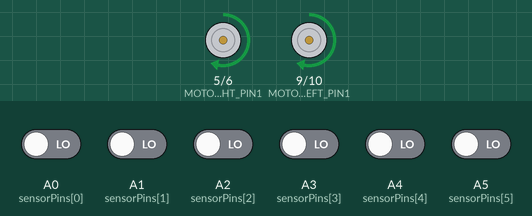
The sketch below on a simulated Arduino Nano, built with avr-gcc and run on an emulated ATmega328P. Parts: motor-driver pin pairs drawn as motors (green arrow = first pin HIGH = forward, orange = second pin HIGH = backward, longer = more drive). The test bench sets the inputs (shaded band); at power-on: A0 (sensorPins[0]), A1 (sensorPins[1]), A2 (sensorPins[2]), A3 (sensorPins[3]), A4 (sensorPins[4]), A5 (sensorPins[5]) LOW. What the sketch prints to the serial monitor is not drawn.

Above: at 6.2 s.
6.3 s: A0 (sensorPins[0]) driven HIGH
At 7.1 s:
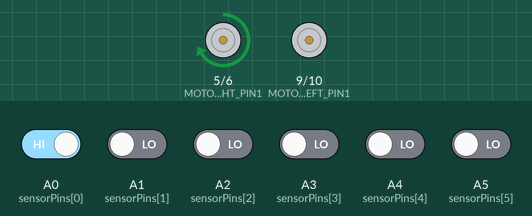
7.8 s: A5 (sensorPins[5]) driven HIGH
At 8.6 s:
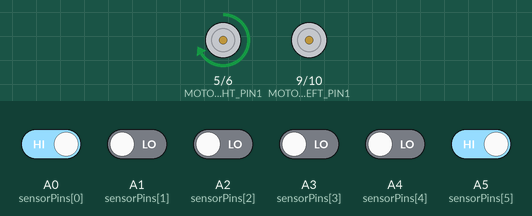
9.3 s: A0 (sensorPins[0]) driven LOW
At 10.4 s:
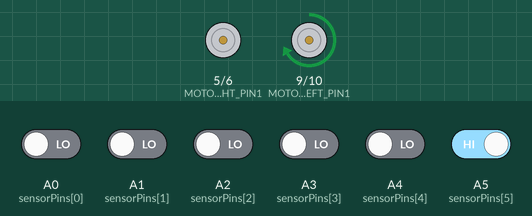
10.8 s: A1 (sensorPins[1]) driven HIGH
At 11.9 s:
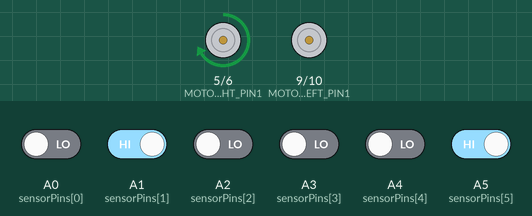
Timing chart, 0 to 13.3 s (numbered marks = the images above; inputs shaded):
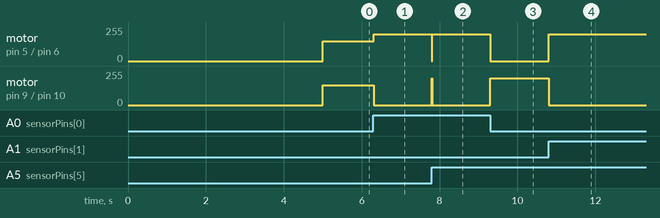

The sketch:

example.ino
```cpp
// LineFollowerOS Example Sketch for Arduino
// Generated by LineFollowerOS - Customize via web interface

#include "LineFollower.h"

// Configuration - EDIT THESE VALUES
#define NUM_SENSORS 8
int sensorPins[NUM_SENSORS] = {A0, A1, A2, A3, A4, A5, A6, A7};

#define MOTOR_LEFT_PIN1 9
#define MOTOR_LEFT_PIN2 10
#define MOTOR_RIGHT_PIN1 5
#define MOTOR_RIGHT_PIN2 6

// Create LineFollower instance
LineFollower robot(NUM_SENSORS, sensorPins,
                   MOTOR_LEFT_PIN1, MOTOR_LEFT_PIN2,
                   MOTOR_RIGHT_PIN1, MOTOR_RIGHT_PIN2);

void setup() {
    robot.begin();
    robot.setPID(1.0, 0.0, 0.5);  // Kp, Ki, Kd
    robot.setSpeed(150, 200);     // baseSpeed, maxSpeed

    // Calibration delay
    delay(2000);
    Serial.println("Starting in 3...");
    delay(1000);
    Serial.println("2...");
    delay(1000);
    Serial.println("1...");
    delay(1000);
    Serial.println("GO!");
}

void loop() {
    robot.run();
    delay(10);  // Small delay for stability
}
```

LineFollower.cpp
```cpp
// LineFollowerOS Base Template for Arduino
// Implementation

#include "LineFollower.h"

LineFollower::LineFollower(int numSensors, int* sensorPins,
                           int mL1, int mL2, int mR1, int mR2) {
    this->numSensors = numSensors;
    this->sensorPins = sensorPins;
    this->sensorValues = new int[numSensors];

    this->motorLeftPin1 = mL1;
    this->motorLeftPin2 = mL2;
    this->motorRightPin1 = mR1;
    this->motorRightPin2 = mR2;

    this->lastError = 0;
    this->integral = 0;
    this->baseSpeed = 150;
    this->maxSpeed = 200;
    this->Kp = 1.0;
    this->Ki = 0.0;
    this->Kd = 0.5;
}

void LineFollower::begin() {
    Serial.begin(9600);

    // Initialize motor pins
    pinMode(motorLeftPin1, OUTPUT);
    pinMode(motorLeftPin2, OUTPUT);
    pinMode(motorRightPin1, OUTPUT);
    pinMode(motorRightPin2, OUTPUT);

    // Initialize sensor pins
    for (int i = 0; i < numSensors; i++) {
        pinMode(sensorPins[i], INPUT);
    }

    Serial.println("LineFollower initialized!");
}

void LineFollower::setPID(float kp, float ki, float kd) {
    this->Kp = kp;
    this->Ki = ki;
    this->Kd = kd;
}

void LineFollower::setSpeed(int base, int max) {
    this->baseSpeed = base;
    this->maxSpeed = max;
}

void LineFollower::readSensors() {
    for (int i = 0; i < numSensors; i++) {
        sensorValues[i] = digitalRead(sensorPins[i]);
    }
}

int LineFollower::calculatePosition() {
    int sum = 0;
    int count = 0;

    for (int i = 0; i < numSensors; i++) {
        if (sensorValues[i] == HIGH) {
            sum += i * 1000;
            count++;
        }
    }

    if (count == 0) return -1;
    return sum / count - ((numSensors - 1) * 500);
}

int LineFollower::calculatePID(int position) {
    if (position == -1) return 0;

    int error = position;
    integral += error;
    int derivative = error - lastError;
    lastError = error;

    // Prevent integral windup
    integral = constrain(integral, -1000, 1000);

    int correction = (Kp * error) + (Ki * integral) + (Kd * derivative);
    return correction;
}

void LineFollower::setMotorSpeeds(int leftSpeed, int rightSpeed) {
    // Left motor
    if (leftSpeed >= 0) {
        analogWrite(motorLeftPin1, leftSpeed);
        analogWrite(motorLeftPin2, 0);
    } else {
        analogWrite(motorLeftPin1, 0);
        analogWrite(motorLeftPin2, -leftSpeed);
    }

    // Right motor
    if (rightSpeed >= 0) {
        analogWrite(motorRightPin1, rightSpeed);
        analogWrite(motorRightPin2, 0);
    } else {
        analogWrite(motorRightPin1, 0);
        analogWrite(motorRightPin2, -rightSpeed);
    }
}

void LineFollower::run() {
    readSensors();
    int position = calculatePosition();
    int correction = calculatePID(position);

    int leftSpeed = constrain(baseSpeed + correction, 0, maxSpeed);
    int rightSpeed = constrain(baseSpeed - correction, 0, maxSpeed);

    setMotorSpeeds(leftSpeed, rightSpeed);
}

void LineFollower::stop() {
    setMotorSpeeds(0, 0);
}
```

LineFollower.h
```cpp
// LineFollowerOS Base Template for Arduino
// This is a template file - use the web interface to generate custom firmware

#ifndef LINE_FOLLOWER_H
#define LINE_FOLLOWER_H

#include <Arduino.h>

class LineFollower {
private:
    // Configuration
    int numSensors;
    int* sensorPins;
    int* sensorValues;

    // Motor pins
    int motorLeftPin1, motorLeftPin2;
    int motorRightPin1, motorRightPin2;

    // PID variables
    float Kp, Ki, Kd;
    int lastError;
    int integral;

    // Speed settings
    int baseSpeed;
    int maxSpeed;

public:
    LineFollower(int numSensors, int* sensorPins,
                 int mL1, int mL2, int mR1, int mR2);

    void begin();
    void setPID(float kp, float ki, float kd);
    void setSpeed(int base, int max);
    void readSensors();
    int calculatePosition();
    int calculatePID(int position);
    void setMotorSpeeds(int leftSpeed, int rightSpeed);
    void run();
    void stop();
};

#endif
```

Measured:
- after the input at 6.3 s, motor on pin 5 (MOTOR_RIGHT_PIN1) / pin 6 (MOTOR_RIGHT_PIN2): forward 150/255 → forward 200/255 at once; motor on pin 9 (MOTOR_LEFT_PIN1) / pin 10 (MOTOR_LEFT_PIN2): forward 150/255 → stopped at once
- after the input at 7.8 s, motor on pin 5 (MOTOR_RIGHT_PIN1) / pin 6 (MOTOR_RIGHT_PIN2): forward 200/255 → stopped at once, → forward 200/255 0.01 s later; motor on pin 9 (MOTOR_LEFT_PIN1) / pin 10 (MOTOR_LEFT_PIN2): stopped → forward 200/255 at once, → stopped 0.01 s later
- after the input at 9.3 s, motor on pin 5 (MOTOR_RIGHT_PIN1) / pin 6 (MOTOR_RIGHT_PIN2): forward 200/255 → stopped at once; motor on pin 9 (MOTOR_LEFT_PIN1) / pin 10 (MOTOR_LEFT_PIN2): stopped → forward 200/255 at once
- after the input at 10.8 s, motor on pin 5 (MOTOR_RIGHT_PIN1) / pin 6 (MOTOR_RIGHT_PIN2): stopped → forward 200/255 at once; motor on pin 9 (MOTOR_LEFT_PIN1) / pin 10 (MOTOR_LEFT_PIN2): forward 200/255 → stopped at once
